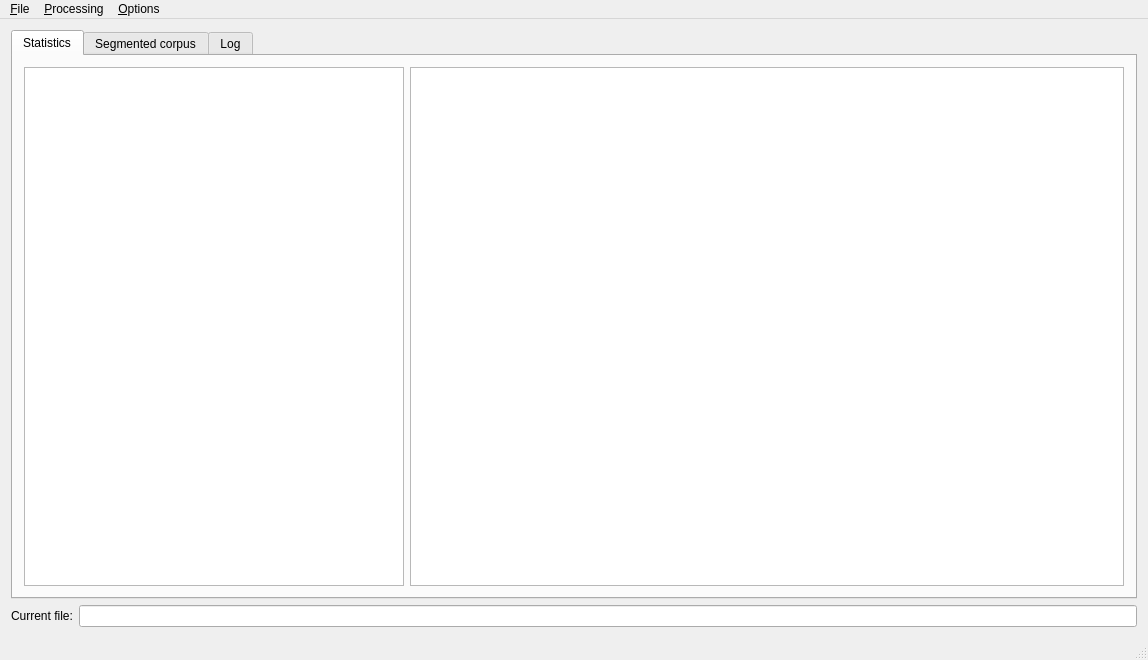
<?xml version="1.0" encoding="UTF-8"?>
<ui version="4.0">
 <class>MainWindow</class>
 <widget class="QMainWindow" name="MainWindow">
  <property name="enabled">
   <bool>true</bool>
  </property>
  <property name="geometry">
   <rect>
    <x>0</x>
    <y>0</y>
    <width>1148</width>
    <height>660</height>
   </rect>
  </property>
  <property name="windowTitle">
   <string>Morpheus</string>
  </property>
  <property name="styleSheet">
   <string notr="true"/>
  </property>
  <widget class="QWidget" name="centralWidget">
   <property name="styleSheet">
    <string notr="true"/>
   </property>
   <layout class="QVBoxLayout" name="verticalLayout_8">
    <item>
     <layout class="QVBoxLayout" name="verticalLayout">
      <item>
       <layout class="QHBoxLayout" name="horizontalLayout">
        <item>
         <widget class="QTabWidget" name="tabWidget">
          <property name="styleSheet">
           <string notr="true"/>
          </property>
          <property name="currentIndex">
           <number>0</number>
          </property>
          <widget class="QWidget" name="tabStatistics">
           <property name="styleSheet">
            <string notr="true"/>
           </property>
           <attribute name="title">
            <string>Statistics</string>
           </attribute>
           <layout class="QVBoxLayout" name="verticalLayout_9">
            <item>
             <layout class="QHBoxLayout" name="horizontalLayout_2">
              <item alignment="Qt::AlignLeft">
               <widget class="QTableView" name="tblCharacters">
                <property name="minimumSize">
                 <size>
                  <width>380</width>
                  <height>0</height>
                 </size>
                </property>
                <property name="font">
                 <font>
                  <pointsize>11</pointsize>
                  <stylestrategy>PreferAntialias</stylestrategy>
                 </font>
                </property>
                <property name="contextMenuPolicy">
                 <enum>Qt::NoContextMenu</enum>
                </property>
                <property name="autoFillBackground">
                 <bool>false</bool>
                </property>
                <property name="editTriggers">
                 <set>QAbstractItemView::NoEditTriggers</set>
                </property>
                <property name="alternatingRowColors">
                 <bool>true</bool>
                </property>
                <property name="sortingEnabled">
                 <bool>true</bool>
                </property>
                <attribute name="horizontalHeaderCascadingSectionResizes">
                 <bool>true</bool>
                </attribute>
                <attribute name="horizontalHeaderStretchLastSection">
                 <bool>true</bool>
                </attribute>
                <attribute name="verticalHeaderVisible">
                 <bool>false</bool>
                </attribute>
                <attribute name="verticalHeaderHighlightSections">
                 <bool>true</bool>
                </attribute>
               </widget>
              </item>
              <item>
               <layout class="QVBoxLayout" name="verticalLayout_2">
                <item>
                 <widget class="QTableView" name="tblMorphemes">
                  <property name="font">
                   <font>
                    <pointsize>11</pointsize>
                    <stylestrategy>PreferAntialias</stylestrategy>
                   </font>
                  </property>
                  <property name="contextMenuPolicy">
                   <enum>Qt::NoContextMenu</enum>
                  </property>
                  <property name="frameShape">
                   <enum>QFrame::StyledPanel</enum>
                  </property>
                  <property name="editTriggers">
                   <set>QAbstractItemView::NoEditTriggers</set>
                  </property>
                  <property name="alternatingRowColors">
                   <bool>true</bool>
                  </property>
                  <property name="sortingEnabled">
                   <bool>true</bool>
                  </property>
                  <attribute name="horizontalHeaderCascadingSectionResizes">
                   <bool>true</bool>
                  </attribute>
                  <attribute name="horizontalHeaderDefaultSectionSize">
                   <number>100</number>
                  </attribute>
                  <attribute name="horizontalHeaderMinimumSectionSize">
                   <number>30</number>
                  </attribute>
                  <attribute name="horizontalHeaderStretchLastSection">
                   <bool>true</bool>
                  </attribute>
                  <attribute name="verticalHeaderVisible">
                   <bool>false</bool>
                  </attribute>
                  <attribute name="verticalHeaderCascadingSectionResizes">
                   <bool>true</bool>
                  </attribute>
                  <attribute name="verticalHeaderHighlightSections">
                   <bool>true</bool>
                  </attribute>
                  <attribute name="verticalHeaderMinimumSectionSize">
                   <number>25</number>
                  </attribute>
                  <attribute name="verticalHeaderShowSortIndicator" stdset="0">
                   <bool>false</bool>
                  </attribute>
                  <attribute name="verticalHeaderStretchLastSection">
                   <bool>false</bool>
                  </attribute>
                 </widget>
                </item>
               </layout>
              </item>
             </layout>
            </item>
           </layout>
          </widget>
          <widget class="QWidget" name="tabSegmentedCorpus">
           <attribute name="title">
            <string>Segmented corpus</string>
           </attribute>
           <layout class="QHBoxLayout" name="horizontalLayout_3">
            <item>
             <widget class="QPlainTextEdit" name="ptxtSegmentedCorpus">
              <property name="font">
               <font>
                <pointsize>12</pointsize>
               </font>
              </property>
              <property name="undoRedoEnabled">
               <bool>false</bool>
              </property>
              <property name="lineWrapMode">
               <enum>QPlainTextEdit::NoWrap</enum>
              </property>
              <property name="readOnly">
               <bool>true</bool>
              </property>
              <property name="textInteractionFlags">
               <set>Qt::LinksAccessibleByKeyboard|Qt::LinksAccessibleByMouse|Qt::TextBrowserInteraction|Qt::TextSelectableByKeyboard|Qt::TextSelectableByMouse</set>
              </property>
             </widget>
            </item>
           </layout>
          </widget>
          <widget class="QWidget" name="tabLog">
           <attribute name="title">
            <string>Log</string>
           </attribute>
           <layout class="QHBoxLayout" name="horizontalLayout_4">
            <item>
             <widget class="QPlainTextEdit" name="ptxtLog">
              <property name="font">
               <font>
                <pointsize>12</pointsize>
               </font>
              </property>
              <property name="undoRedoEnabled">
               <bool>false</bool>
              </property>
              <property name="readOnly">
               <bool>true</bool>
              </property>
              <property name="textInteractionFlags">
               <set>Qt::TextSelectableByKeyboard|Qt::TextSelectableByMouse</set>
              </property>
             </widget>
            </item>
           </layout>
          </widget>
         </widget>
        </item>
       </layout>
      </item>
     </layout>
    </item>
    <item>
     <layout class="QGridLayout" name="gridLayout">
      <property name="sizeConstraint">
       <enum>QLayout::SetMinimumSize</enum>
      </property>
      <item row="0" column="1">
       <widget class="QLineEdit" name="lnedtFileName">
        <property name="enabled">
         <bool>true</bool>
        </property>
        <property name="readOnly">
         <bool>true</bool>
        </property>
       </widget>
      </item>
      <item row="0" column="0">
       <widget class="QLabel" name="lblCurrentFile">
        <property name="contextMenuPolicy">
         <enum>Qt::NoContextMenu</enum>
        </property>
        <property name="text">
         <string>Current file:</string>
        </property>
       </widget>
      </item>
     </layout>
    </item>
   </layout>
  </widget>
  <widget class="QMenuBar" name="menuBar">
   <property name="geometry">
    <rect>
     <x>0</x>
     <y>0</y>
     <width>1148</width>
     <height>26</height>
    </rect>
   </property>
   <widget class="QMenu" name="menuFile">
    <property name="title">
     <string>&amp;File</string>
    </property>
    <widget class="QMenu" name="menuSave">
     <property name="title">
      <string>Save...</string>
     </property>
     <addaction name="actionSaveCharacters"/>
     <addaction name="actionSaveMorphemes"/>
     <addaction name="action_Suffix_array"/>
    </widget>
    <addaction name="actionLoadCorpus"/>
    <addaction name="menuSave"/>
    <addaction name="actionQuit"/>
   </widget>
   <widget class="QMenu" name="menuOptions">
    <property name="title">
     <string>&amp;Options</string>
    </property>
    <addaction name="actionSettings"/>
   </widget>
   <widget class="QMenu" name="menuProcessing">
    <property name="title">
     <string>&amp;Processing</string>
    </property>
    <addaction name="actionExtractMorphemes"/>
    <addaction name="actionResegmentMorphemes"/>
    <addaction name="actionRunSENSE"/>
   </widget>
   <addaction name="menuFile"/>
   <addaction name="menuProcessing"/>
   <addaction name="menuOptions"/>
  </widget>
  <widget class="QStatusBar" name="statusBar">
   <property name="enabled">
    <bool>true</bool>
   </property>
   <property name="contextMenuPolicy">
    <enum>Qt::NoContextMenu</enum>
   </property>
  </widget>
  <action name="actionLoadCorpus">
   <property name="text">
    <string>&amp;Load corpus</string>
   </property>
  </action>
  <action name="actionSettings">
   <property name="text">
    <string>Settings</string>
   </property>
  </action>
  <action name="actionQuit">
   <property name="text">
    <string>&amp;Quit</string>
   </property>
  </action>
  <action name="actionExtractMorphemes">
   <property name="enabled">
    <bool>false</bool>
   </property>
   <property name="text">
    <string>Extract morphemes</string>
   </property>
  </action>
  <action name="actionResegmentMorphemes">
   <property name="enabled">
    <bool>false</bool>
   </property>
   <property name="text">
    <string>Resegment morphemes</string>
   </property>
  </action>
  <action name="actionRunSENSE">
   <property name="enabled">
    <bool>false</bool>
   </property>
   <property name="text">
    <string>Run SENSE</string>
   </property>
  </action>
  <action name="actionSaveCharacters">
   <property name="text">
    <string>&amp;Characters</string>
   </property>
  </action>
  <action name="actionSaveMorphemes">
   <property name="text">
    <string>&amp;Morphemes</string>
   </property>
  </action>
  <action name="action_Suffix_array">
   <property name="text">
    <string>&amp;Suffix array</string>
   </property>
  </action>
  <action name="actionExtractPatterns">
   <property name="enabled">
    <bool>false</bool>
   </property>
   <property name="text">
    <string>Extract patterns</string>
   </property>
  </action>
 </widget>
 <layoutdefault spacing="6" margin="11"/>
 <resources/>
 <connections/>
</ui>
